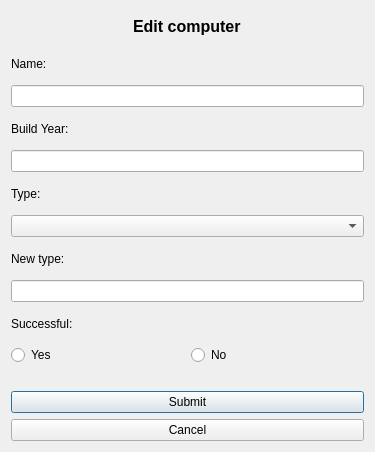
<?xml version="1.0" encoding="UTF-8"?>
<ui version="4.0">
 <class>editComputer</class>
 <widget class="QDialog" name="editComputer">
  <property name="geometry">
   <rect>
    <x>0</x>
    <y>0</y>
    <width>375</width>
    <height>452</height>
   </rect>
  </property>
  <property name="minimumSize">
   <size>
    <width>375</width>
    <height>452</height>
   </size>
  </property>
  <property name="windowTitle">
   <string>Edit computer</string>
  </property>
  <property name="toolTipDuration">
   <number>0</number>
  </property>
  <layout class="QVBoxLayout" name="verticalLayout">
   <item alignment="Qt::AlignHCenter">
    <widget class="QLabel" name="editText">
     <property name="font">
      <font>
       <pointsize>12</pointsize>
       <weight>75</weight>
       <bold>true</bold>
      </font>
     </property>
     <property name="toolTipDuration">
      <number>0</number>
     </property>
     <property name="text">
      <string>Edit computer</string>
     </property>
    </widget>
   </item>
   <item>
    <widget class="QLabel" name="nameText">
     <property name="toolTipDuration">
      <number>0</number>
     </property>
     <property name="text">
      <string>Name:</string>
     </property>
    </widget>
   </item>
   <item>
    <widget class="QLineEdit" name="nameEdit">
     <property name="toolTipDuration">
      <number>0</number>
     </property>
     <property name="text">
      <string/>
     </property>
    </widget>
   </item>
   <item>
    <widget class="QLabel" name="buildYearText">
     <property name="toolTipDuration">
      <number>0</number>
     </property>
     <property name="text">
      <string>Build Year:</string>
     </property>
    </widget>
   </item>
   <item>
    <widget class="QLineEdit" name="buildEdit">
     <property name="toolTipDuration">
      <number>0</number>
     </property>
    </widget>
   </item>
   <item>
    <widget class="QLabel" name="typeText">
     <property name="toolTipDuration">
      <number>0</number>
     </property>
     <property name="text">
      <string>Type:</string>
     </property>
    </widget>
   </item>
   <item>
    <widget class="QComboBox" name="typeSelection">
     <property name="toolTipDuration">
      <number>0</number>
     </property>
    </widget>
   </item>
   <item>
    <widget class="QLabel" name="editNewTypeText">
     <property name="toolTipDuration">
      <number>0</number>
     </property>
     <property name="text">
      <string>New type: </string>
     </property>
    </widget>
   </item>
   <item>
    <widget class="QLineEdit" name="newTypeInput">
     <property name="toolTipDuration">
      <number>0</number>
     </property>
    </widget>
   </item>
   <item>
    <widget class="QLabel" name="successfulText">
     <property name="toolTipDuration">
      <number>0</number>
     </property>
     <property name="text">
      <string>Successful:</string>
     </property>
    </widget>
   </item>
   <item>
    <layout class="QHBoxLayout" name="horizontalLayout">
     <item>
      <widget class="QRadioButton" name="yesButton">
       <property name="toolTipDuration">
        <number>0</number>
       </property>
       <property name="text">
        <string>Yes</string>
       </property>
      </widget>
     </item>
     <item>
      <widget class="QRadioButton" name="noButton">
       <property name="toolTipDuration">
        <number>0</number>
       </property>
       <property name="text">
        <string>No</string>
       </property>
      </widget>
     </item>
    </layout>
   </item>
   <item>
    <spacer name="horizontalSpacer">
     <property name="orientation">
      <enum>Qt::Horizontal</enum>
     </property>
     <property name="sizeHint" stdset="0">
      <size>
       <width>40</width>
       <height>20</height>
      </size>
     </property>
    </spacer>
   </item>
   <item>
    <widget class="QPushButton" name="submitButton">
     <property name="toolTipDuration">
      <number>0</number>
     </property>
     <property name="text">
      <string>Submit</string>
     </property>
    </widget>
   </item>
   <item>
    <widget class="QPushButton" name="cancelButton">
     <property name="toolTipDuration">
      <number>0</number>
     </property>
     <property name="text">
      <string>Cancel</string>
     </property>
    </widget>
   </item>
  </layout>
 </widget>
 <tabstops>
  <tabstop>nameEdit</tabstop>
  <tabstop>buildEdit</tabstop>
  <tabstop>typeSelection</tabstop>
  <tabstop>newTypeInput</tabstop>
  <tabstop>yesButton</tabstop>
  <tabstop>noButton</tabstop>
  <tabstop>submitButton</tabstop>
  <tabstop>cancelButton</tabstop>
 </tabstops>
 <resources/>
 <connections/>
</ui>
